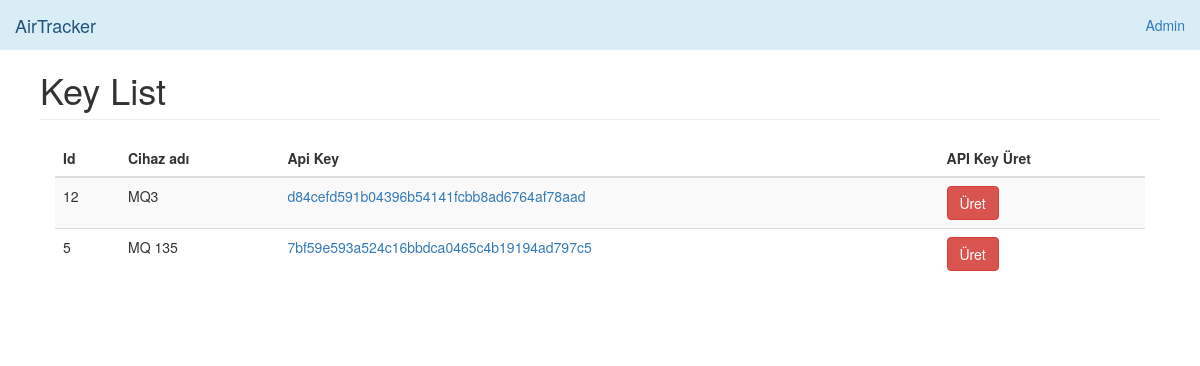
Screenshot of /en/key/list/ (signed in) with the database file from the repository.
### devices/models.py (models this page shows, shortened)
class Device(models.Model):
    name = models.CharField(_('Name'), max_length=60, help_text=_('Enter the name of device'))
    field_1 = models.CharField(_('Speed rate (ms - default: 7000)'), max_length=20, null=True, blank=True)
    field_id_1 = models.CharField(_('Field ID 1'), max_length=30, null=True, blank=True)
    field_2 = models.CharField(_('Voltage'), max_length=20, null=True, blank=True)
    field_id_2 = models.CharField(_('Field ID 2'), max_length=30, null=True, blank=True)
    field_3 = models.CharField(_('Amperage'), max_length=20, null=True, blank=True)
    field_id_3 = models.CharField(_('Field ID 3'), max_length=30, null=True, blank=True)
    field_4 = models.CharField(_('Manufacture'), max_length=20, null=True, blank=True)
    field_id_4 = models.CharField(_('Field ID 4'), max_length=30, null=True, blank=True)
    field_5 = models.CharField(_(''), max_length=20, null=True, blank=True)
    field_id_5 = models.CharField(_('Field ID 5'), max_length=30, null=True, blank=True)
    field_6 = models.CharField(_('Country'), max_length=20, null=True, blank=True)
    field_id_6 = models.CharField(_('Field ID 6'), max_length=30, null=True, blank=True)
    field_7 = models.CharField(_('Color'), max_length=20, null=True, blank=True)
    field_id_7 = models.CharField(_('Field ID 7'), max_length=30, null=True, blank=True)
    field_8 = models.CharField(_('Accompany'), max_length=20, null=True, blank=True)
    field_id_8 = models.CharField(_('Field ID 8'), max_length=30, null=True, blank=True)
    field_9 = models.CharField(_('Date creation'), max_length=20, null=True, blank=True)
    field_id_9 = models.CharField(_('Field ID 9'), max_length=30, null=True, blank=True)
    field_10 = models.CharField(_('Quality'), max_length=20, null=True, blank=True)
    field_id_10 = models.CharField(_('Field ID 10'), max_length=30, null=True, blank=True)
    api_key = models.CharField(_('Api key'), max_length=200)  # api key
    description = models.TextField(_('Description'), blank=True, max_length=255)
    enable = models.BooleanField(_('Enable'), default=True)
    remote_address = models.CharField(_('Ip adress'), max_length=255)
    pub_date = models.DateTimeField(_('Date'), auto_now=True)
    class Meta:
        ordering = ['-pub_date']

### devices/views.py (the view)
# urls.py: path('key/list/', devices.key_list, name='key_list'),
@login_required(login_url=LOGIN_URL)
def key_list(request):
    key_list = True
    list = Device.objects.filter(enable=True)
    return render(request, "back/key_list.html", locals())

### devices/templatetags/custom_tags.py (called while the page is built)
@register.simple_tag
def version():
    try:
        return time.strftime('%m%d%Y/%u', time.gmtime(os.path.getmtime('.git/')))
    except:
        return 0

@register.simple_tag
def website_name():
    return WEBSITE_NAME

### templates/back/key_list.html (shortened to what this page needs)
{% extends "back/base.html" %}
{% load static %}
{% load custom_tags %}
{% load i18n %}
{% block website_name %}Key List{% endblock %}
{% block content %}
<div class="col-xs-12 col-sm-12 placeholder">
    <div class="table-responsive">
        <table class="table table-striped">
            <thead>
            <tr>
                <th>{% trans 'Id' %}</th>
                <th>{% trans 'Cihaz adı' %}</th>
                <th>{% trans 'Api Key' %}</th>
                <th>{% trans 'API Key Üret' %}</th>
            </tr>
            </thead>
            <tbody>
            {% for i in list %}
            <tr>
                <td>{{ i.id }}</td>
                <td>{{ i.name }}</td>
                <td><a class="tooltip-viewport-bottom" title="{{ i.api_key }}">{{ i.api_key }}</a></td>
                <td><a class="btn btn-danger" href="{% url 'generate_key' i.id %}" role="button" onclick="return confirm('{% trans "Are you sure you want to generate a new write API key?" %}');">{% trans 'Üret' %}</a></td>
            </tr>
            {% endfor %}
            </tbody>
        </table>
    </div>
</div>
{% endblock %}

### static/back/dashboard/dashboard.css (style rules this page uses)
body { padding-top: 50px; }
.placeholder { margin-bottom: 20px; }

### static/back/dashboard/sticky-footer.css (style rules this page uses)
html { position: relative; min-height: 100%; }
body { margin-bottom: 60px; }

### rows the page displays
Device: id "12", name "MQ3", api_key "d84cefd591b04396b54141fcbb8ad6764af78aad"
Device: id "5", name "MQ 135", api_key "7bf59e593a524c16bbdca0465c4b19194ad797c5"
